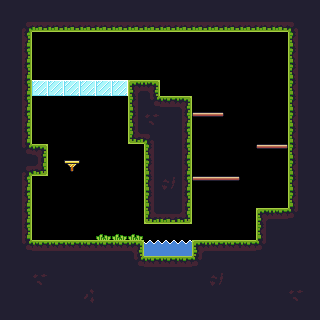

This is a level from a 2D game, rendered from its Tiled map with the project's own tilesets. A one-line summary and the complete map file follow:
An orthogonal 20x20 tile map with 16x16 px tiles, 1 tile layer (Tile Layer 1), 2 tilesets and 2 objects (ice, fire).

<map version="1.2" tiledversion="1.3.3" orientation="orthogonal" renderorder="right-down" width="20" height="20" tilewidth="16" tileheight="16" infinite="0" nextlayerid="4" nextobjectid="3">
 <tileset firstgid="1" source="tilesets/main_tileset.tsx" />
 <tileset firstgid="485" source="tilesets/main_tileset.tsx" />
 <layer id="1" name="Tile Layer 1" width="20" height="20">
  <data encoding="csv">
17,17,17,17,17,17,17,17,17,17,17,17,17,17,17,17,17,17,17,501,
501,4,32,32,32,32,32,32,32,32,32,32,32,32,32,32,32,32,6,501,
501,18,0,0,0,0,0,0,0,0,0,0,0,0,0,0,0,0,16,501,
501,18,0,0,0,0,0,0,0,0,0,0,0,0,0,0,0,0,16,501,
501,18,0,0,0,0,0,0,0,0,0,0,0,0,0,0,0,0,16,501,
501,18,10,10,10,10,10,10,1,3,0,0,0,0,0,0,0,0,16,501,
501,18,0,0,0,0,0,0,16,34,2,3,0,0,0,0,0,0,16,501,
501,18,0,0,0,0,0,0,16,533,17,18,43,45,0,0,0,0,16,501,
501,18,0,0,0,0,0,0,31,6,17,18,0,0,0,0,0,0,16,501,
501,34,3,0,0,0,0,0,0,16,17,18,0,0,0,0,43,45,16,501,
501,4,33,0,42,0,0,0,0,16,17,18,0,0,0,0,0,0,16,501,
501,18,0,0,0,0,0,0,0,16,534,18,43,44,45,0,0,0,16,501,
501,18,0,0,0,0,0,0,0,16,17,18,0,0,0,0,0,0,16,501,
501,18,0,0,0,0,0,0,0,31,32,33,0,0,0,0,485,2,520,501,
501,18,0,0,0,0,22,22,22,0,0,0,0,0,0,0,500,501,501,501,
501,34,2,2,2,2,2,2,3,37,37,37,1,2,2,2,520,501,501,501,
501,17,17,17,17,17,17,17,34,2,2,2,36,17,17,17,17,17,17,501,
501,501,533,501,501,501,501,501,501,501,501,501,501,534,501,501,501,501,501,501,
17,17,17,17,17,532,17,17,17,17,17,17,17,17,17,17,17,17,533,17,
17,17,17,17,17,17,17,17,17,17,17,17,17,17,17,17,17,17,17,17
</data>
 </layer>
 <objectgroup id="2" name="Object Layer 1">
  <object id="1" name="ice" x="72" y="224" width="16" height="16">
   <properties>
    <property name="sleep" type="bool" value="false" />
   </properties>
  </object>
  <object id="2" name="fire" x="40" y="224" width="16" height="16">
   <properties>
    <property name="sleep" type="bool" value="false" />
   </properties>
  </object>
 </objectgroup>
</map>
